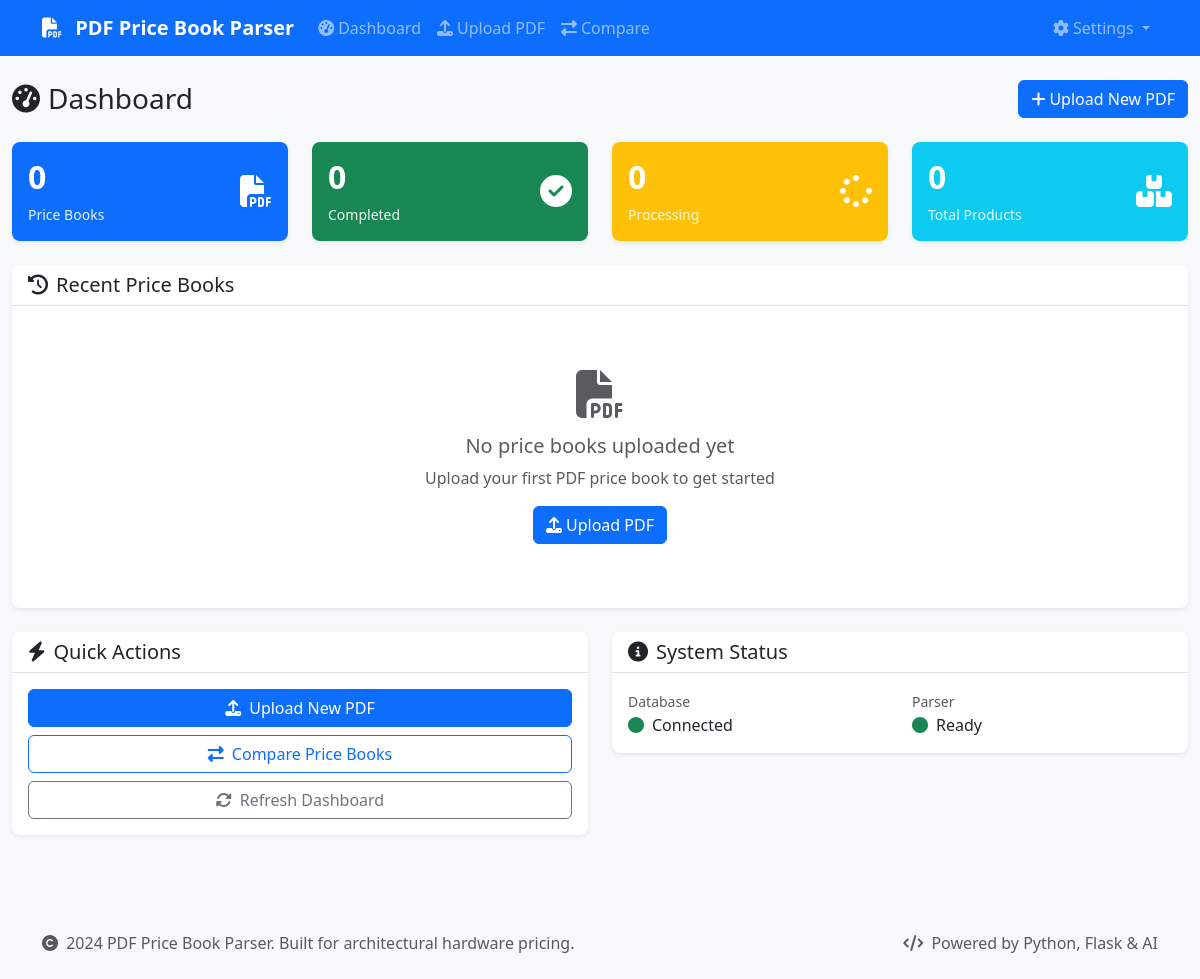
/, run on an earlier commit of the app's database.
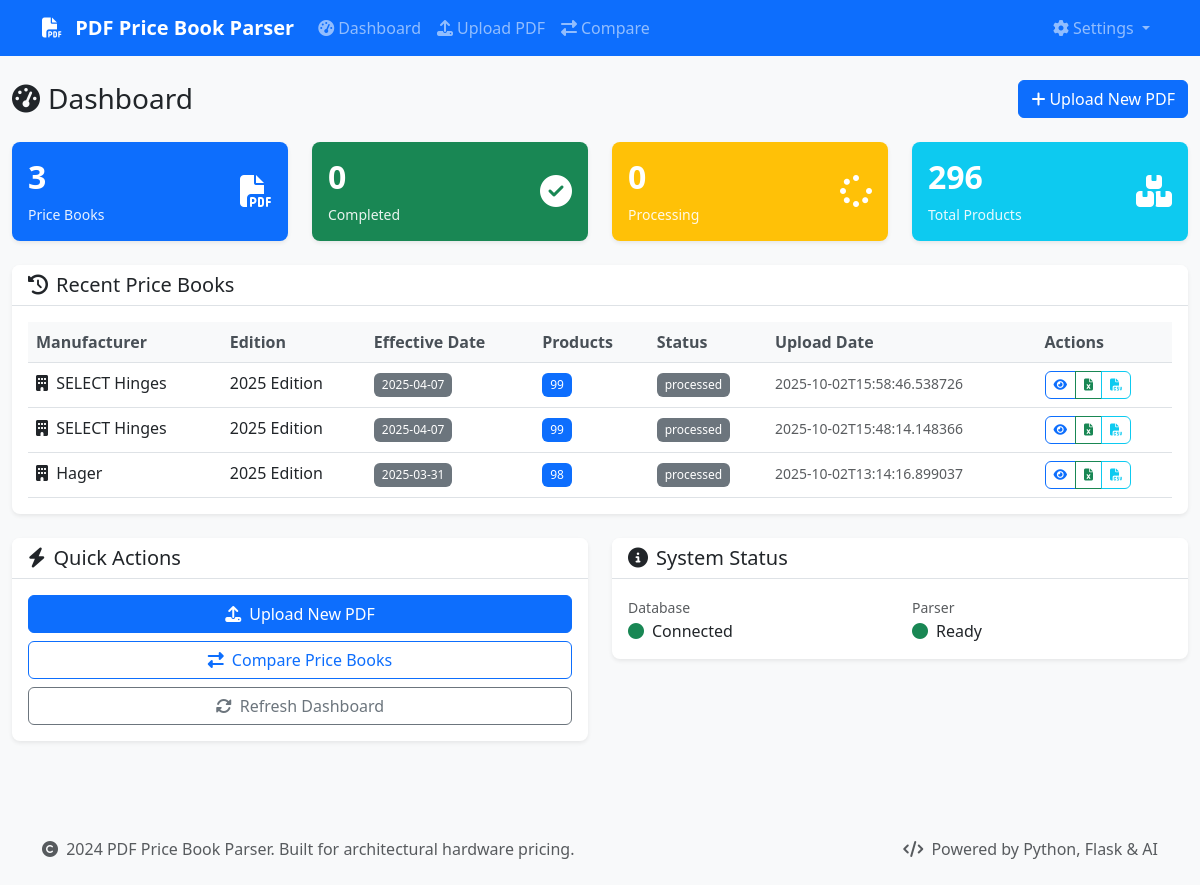
And on a later commit of the database.
### database/models.py (models this page shows)
class Manufacturer(Base):
    __tablename__ = 'manufacturers'
    id = Column(Integer, primary_key=True)
    name = Column(String(255), nullable=False)
    code = Column(String(50), unique=True, nullable=False)
    created_at = Column(DateTime, default=datetime.utcnow)
    price_books = relationship("PriceBook", back_populates="manufacturer")
    product_families = relationship("ProductFamily", back_populates="manufacturer")
    finishes = relationship("Finish", back_populates="manufacturer")

class PriceBook(Base):
    __tablename__ = 'price_books'
    id = Column(Integer, primary_key=True)
    manufacturer_id = Column(Integer, ForeignKey('manufacturers.id'), nullable=False)
    edition = Column(String(100))
    effective_date = Column(Date)
    upload_date = Column(DateTime, default=datetime.utcnow)
    file_path = Column(Text)
    file_size = Column(Integer)
    status = Column(String(50), default='processing')  # processing, completed, failed
    parsing_notes = Column(Text)
    manufacturer = relationship("Manufacturer", back_populates="price_books")
    products = relationship("Product", back_populates="price_book", cascade="all, delete-orphan")

### app.py (the view)
@app.route('/')
def index():
    try:
        price_books = price_book_manager.list_price_books()
        return render_template('dashboard.html', price_books=price_books)
    except Exception as e:
        logger.error(f"Error loading dashboard: {e}")
        flash('Error loading dashboard', 'error')
        return render_template('dashboard.html', price_books=[])

### templates/dashboard.html (shortened to what this page needs)
{% extends "base.html" %}
{% block content %}
<div class="row">
    <div class="col-12">
        <div class="d-flex justify-content-between align-items-center mb-4">
            <h1 class="h3 mb-0">
                <i class="fas fa-tachometer-alt me-2"></i>Dashboard
            </h1>
            <a href="{{ url_for('upload_pdf') }}" class="btn btn-primary">
                <i class="fas fa-plus me-1"></i>Upload New PDF
            </a>
        </div>
    </div>
</div>
<div class="row mb-4">
    <div class="col-md-3">
        <div class="card bg-primary text-white">
            <div class="card-body">
                <div class="d-flex justify-content-between">
                    <div>
                        <h4 class="card-title">{{ price_books|length }}</h4>
                        <p class="card-text">Price Books</p>
                    </div>
                    <div class="align-self-center">
                        <i class="fas fa-file-pdf fa-2x"></i>
                    </div>
                </div>
            </div>
        </div>
    </div>
    <div class="col-md-3">
        <div class="card bg-success text-white">
            <div class="card-body">
                <div class="d-flex justify-content-between">
                    <div>
                        <h4 class="card-title">{{ price_books|selectattr('status', 'equalto', 'completed')|list|length }}</h4>
                        <p class="card-text">Completed</p>
                    </div>
                    <div class="align-self-center">
                        <i class="fas fa-check-circle fa-2x"></i>
                    </div>
                </div>
            </div>
        </div>
    </div>
    <div class="col-md-3">
        <div class="card bg-warning text-white">
            <div class="card-body">
                <div class="d-flex justify-content-between">
                    <div>
                        <h4 class="card-title">{{ price_books|selectattr('status', 'equalto', 'processing')|list|length }}</h4>
                        <p class="card-text">Processing</p>
                    </div>
                    <div class="align-self-center">
                        <i class="fas fa-spinner fa-2x"></i>
                    </div>
                </div>
            </div>
        </div>
    </div>
    <div class="col-md-3">
        <div class="card bg-info text-white">
            <div class="card-body">
                <div class="d-flex justify-content-between">
                    <div>
                        <h4 class="card-title">{{ price_books|sum(attribute='product_count') }}</h4>
                        <p class="card-text">Total Products</p>
                    </div>
                    <div class="align-self-center">
                        <i class="fas fa-boxes fa-2x"></i>
                    </div>
                </div>
            </div>
        </div>
    </div>
</div>
<div class="row">
    <div class="col-12">
        <div class="card">
            <div class="card-header">
                <h5 class="card-title mb-0">
                    <i class="fas fa-history me-2"></i>Recent Price Books
                </h5>
            </div>
            <div class="card-body">
                {% if price_books %}
                    <div class="table-responsive">
                        <table class="table table-hover">
                            <thead>
                                <tr>
                                    <th>Manufacturer</th>
                                    <th>Edition</th>
                                    <th>Effective Date</th>
                                    <th>Products</th>
                                    <th>Status</th>
                                    <th>Upload Date</th>
                                    <th>Actions</th>
                                </tr>
                            </thead>
                            <tbody>
                                {% for book in price_books[:10] %}
                                <tr>
                                    <td>
                                        <i class="fas fa-building me-1"></i>
                                        {{ book.manufacturer }}
                                    </td>
                                    <td>{{ book.edition or 'N/A' }}</td>
                                    <td>
                                        {% if book.effective_date %}
                                            <span class="badge bg-secondary">{{ book.effective_date }}</span>
                                        {% else %}
                                            <span class="text-muted">N/A</span>
                                        {% endif %}
                                    </td>
                                    <td>
                                        <span class="badge bg-primary">{{ book.product_count }}</span>
                                    </td>
                                    <td>
                                        {% if book.status == 'completed' %}
                                            <span class="badge bg-success">
                                                <i class="fas fa-check me-1"></i>Completed
                                            </span>
                                        {% elif book.status == 'processing' %}
                                            <span class="badge bg-warning">
                                                <i class="fas fa-spinner me-1"></i>Processing
                                            </span>
                                        {% elif book.status == 'failed' %}
                                            <span class="badge bg-danger">
                                                <i class="fas fa-times me-1"></i>Failed
                                            </span>
                                        {% else %}
                                            <span class="badge bg-secondary">{{ book.status }}</span>
                                        {% endif %}
                                    </td>
                                    <td>
                                        <small class="text-muted">{{ book.upload_date }}</small>
                                    </td>
                                    <td>
                                        <div class="btn-group btn-group-sm" role="group">
                                            <a href="{{ url_for('preview', price_book_id=book.id) }}"
                                               class="btn btn-outline-primary" title="Preview">
                                                <i class="fas fa-eye"></i>
                                            </a>
                                            <a href="{{ url_for('export', price_book_id=book.id, format='excel') }}"
                                               class="btn btn-outline-success" title="Export Excel">
                                                <i class="fas fa-file-excel"></i>
                                            </a>
                                            <a href="{{ url_for('export', price_book_id=book.id, format='csv') }}"
                                               class="btn btn-outline-info" title="Export CSV">
                                                <i class="fas fa-file-csv"></i>
                                            </a>
                                        </div>
                                    </td>
                                </tr>
                                {% endfor %}
                            </tbody>
                        </table>
                    </div>
                {% else %}
                    <div class="text-center py-5">
                        <i class="fas fa-file-pdf fa-3x text-muted mb-3"></i>
                        <h5 class="text-muted">No price books uploaded yet</h5>
                        <p class="text-muted">Upload your first PDF price book to get started</p>
                        <a href="{{ url_for('upload_pdf') }}" class="btn btn-primary">
                            <i class="fas fa-upload me-1"></i>Upload PDF
                        </a>
                    </div>
                {% endif %}
            </div>
        </div>
    </div>
</div>
<div class="row mt-4">
    <div class="col-md-6">
        <div class="card">
            <div class="card-header">
                <h5 class="card-title mb-0">
                    <i class="fas fa-bolt me-2"></i>Quick Actions
                </h5>
            </div>
            <div class="card-body">
                <div class="d-grid gap-2">
                    <a href="{{ url_for('upload_pdf') }}" class="btn btn-primary">
                        <i class="fas fa-upload me-2"></i>Upload New PDF
                    </a>
                    <a href="{{ url_for('compare') }}" class="btn btn-outline-primary">
                        <i class="fas fa-exchange-alt me-2"></i>Compare Price Books
                    </a>
                    <button class="btn btn-outline-secondary" onclick="refreshDashboard()">
                        <i class="fas fa-sync-alt me-2"></i>Refresh Dashboard
                    </button>
                </div>
            </div>
        </div>
    </div>
    <div class="col-md-6">
        <div class="card">
            <div class="card-header">
                <h5 class="card-title mb-0">
                    <i class="fas fa-info-circle me-2"></i>System Status
                </h5>
            </div>
            <div class="card-body">
                <div class="row">
                    <div class="col-6">
                        <small class="text-muted">Database</small>
                        <div class="d-flex align-items-center">
                            <i class="fas fa-circle text-success me-2"></i>
                            <span>Connected</span>
                        </div>
                    </div>
                    <div class="col-6">
                        <small class="text-muted">Parser</small>
                        <div class="d-flex align-items-center">
                            <i class="fas fa-circle text-success me-2"></i>
                            <span>Ready</span>
                        </div>
                    </div>
                </div>
            </div>
        </div>
    </div>
</div>
{% endblock %}

### templates/base.html (shortened to what this page needs)
<!DOCTYPE html>
<html lang="en">
<head>
    <link href="https://cdn.jsdelivr.net/npm/bootstrap@5.3.0/dist/css/bootstrap.min.css" rel="stylesheet">
    <link href="https://cdnjs.cloudflare.com/ajax/libs/font-awesome/6.4.0/css/all.min.css" rel="stylesheet">
    <link href="{{ url_for('static', filename='css/style.css') }}" rel="stylesheet">
</head>
<body>
    <nav class="navbar navbar-expand-lg navbar-dark bg-primary">
        <div class="container">
            <a class="navbar-brand" href="{{ url_for('index') }}">
                <i class="fas fa-file-pdf me-2"></i>
                PDF Price Book Parser
            </a>
            <div class="collapse navbar-collapse" id="navbarNav">
                <ul class="navbar-nav me-auto">
                    <li class="nav-item">
                        <a class="nav-link" href="{{ url_for('index') }}">
                            <i class="fas fa-tachometer-alt me-1"></i>Dashboard
                        </a>
                    </li>
                    <li class="nav-item">
                        <a class="nav-link" href="{{ url_for('upload_pdf') }}">
                            <i class="fas fa-upload me-1"></i>Upload PDF
                        </a>
                    </li>
                    <li class="nav-item">
                        <a class="nav-link" href="{{ url_for('compare') }}">
                            <i class="fas fa-exchange-alt me-1"></i>Compare
                        </a>
                    </li>
                </ul>
                <ul class="navbar-nav">
                    <li class="nav-item dropdown">
                        <a class="nav-link dropdown-toggle" href="#" id="navbarDropdown" role="button" data-bs-toggle="dropdown">
                            <i class="fas fa-cog me-1"></i>Settings
                        </a>
                    </li>
                </ul>
            </div>
        </div>
    </nav>
    <main class="container-fluid py-4">
        {% block content %}{% endblock %}
    </main>
    <footer class="bg-light mt-5 py-4">
        <div class="container">
            <div class="row">
                <div class="col-md-6">
                    <p class="text-muted mb-0">
                        <i class="fas fa-copyright me-1"></i>
                        2024 PDF Price Book Parser. Built for architectural hardware pricing.
                    </p>
                </div>
                <div class="col-md-6 text-md-end">
                    <p class="text-muted mb-0">
                        <i class="fas fa-code me-1"></i>
                        Powered by Python, Flask & AI
                    </p>
                </div>
            </div>
        </div>
    </footer>
</body>
</html>

What changed in the data, as far as the page shows it:
now on this page (row unchanged): Manufacturer: manufacturer "SELECT Hinges" "SELECT Hinges"
added PriceBook: edition "2025 Edition", status "processed"
added PriceBook: edition "2025 Edition", status "processed"
now on this page (row unchanged): Manufacturer: manufacturer "Hager"
added PriceBook: edition "2025 Edition", status "processed"
Also different on the page:
{{ price_books|length }}: "0" → "3"
{{ price_books|sum(attribute='product_count') }}: "0" → "296"
text no longer shown: "No price books uploaded yet Upload your first PDF price book to get started Upload PDF"
text now shown: "Manufacturer Edition Effective Date Products Status Upload Date Actions"
new list line: "2025-04-07 99 2025-10-02T15:58:46.538726"
new list line: "2025-04-07 99 2025-10-02T15:48:14.148366"
new list line: "2025-03-31 98 2025-10-02T13:14:16.899037"
